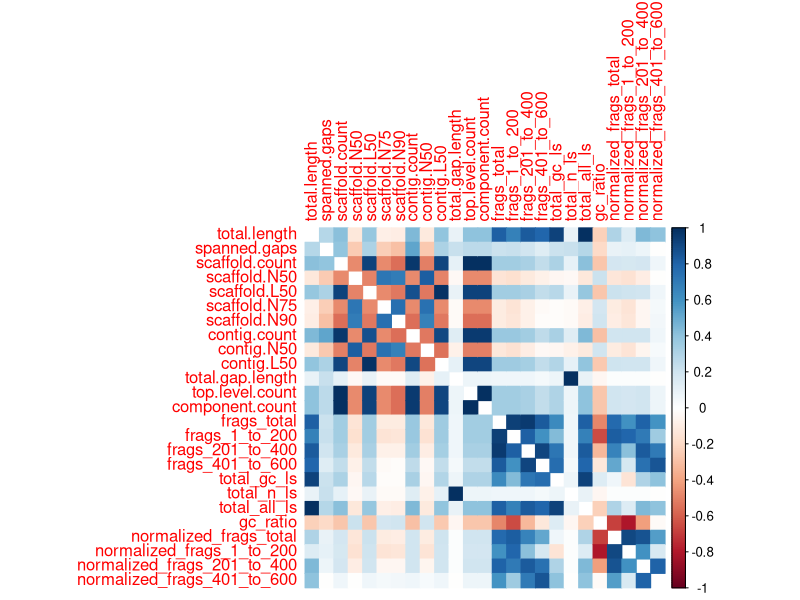
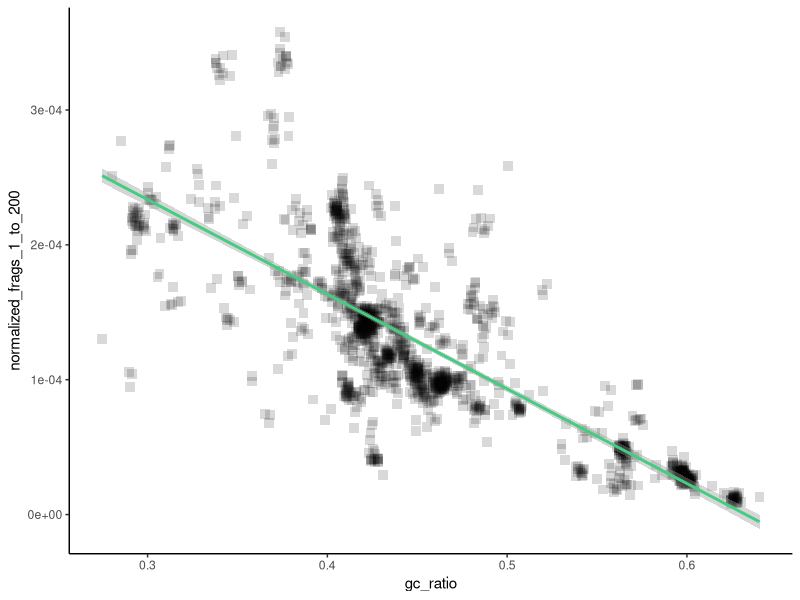

These charts were generated, in order, by the following R code:
library(corrplot)
library(ggplot2)


setwd("~/github/read_simulation/analyses/1520_genomes_RAD_characteristics/2021_06_28_test_1520_genomes/2_pull_digest_stats")
df = read.csv(file='digested_genome_stats.csv')
df$gc_ratio = df$total_gc / (df$total_all_ls - df$total_n_ls)
df$normalized_frags_total = df$frags_total / df$total.length
df$normalized_frags_1_to_200 = df$frags_1_to_200 / df$total.length
df$normalized_frags_201_to_400 = df$frags_201_to_400 / df$total.length
df$normalized_frags_401_to_600 = df$frags_401_to_600 / df$total.length

# produce correlation object to visualize all relations in dataframe
mydata = df[c(10:37)]

# remove columns with missing data
mydata = mydata[ , -which(names(mydata) %in% c("unspanned.gaps","region.count","molecule.count"))]
mydata.cor = cor(mydata, use = "pairwise.complete.obs")
corrplot(diag = F, method = "color", mydata.cor)

ggplot(mydata, aes(x=gc_ratio, y=normalized_frags_1_to_200)) +
  geom_point(size=3, shape=15, alpha=0.15, color="black") +
  geom_smooth(method=lm, color="seagreen3") +
  theme_classic()

                                                                                        